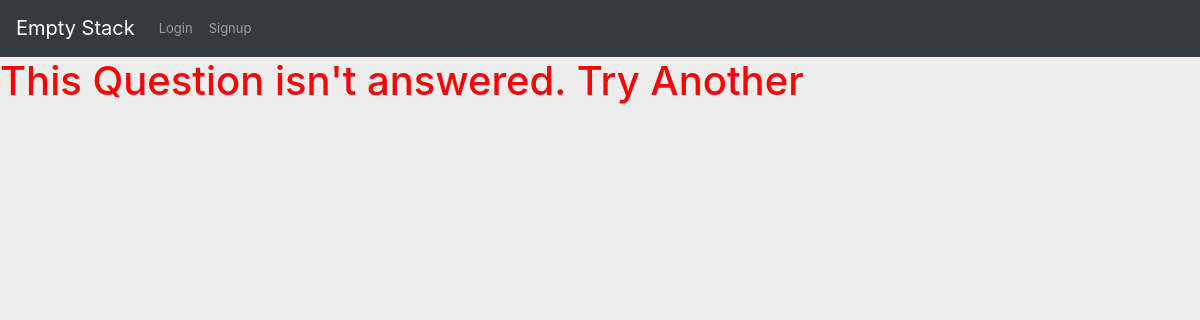
The app's page /show_answers/9, older data.
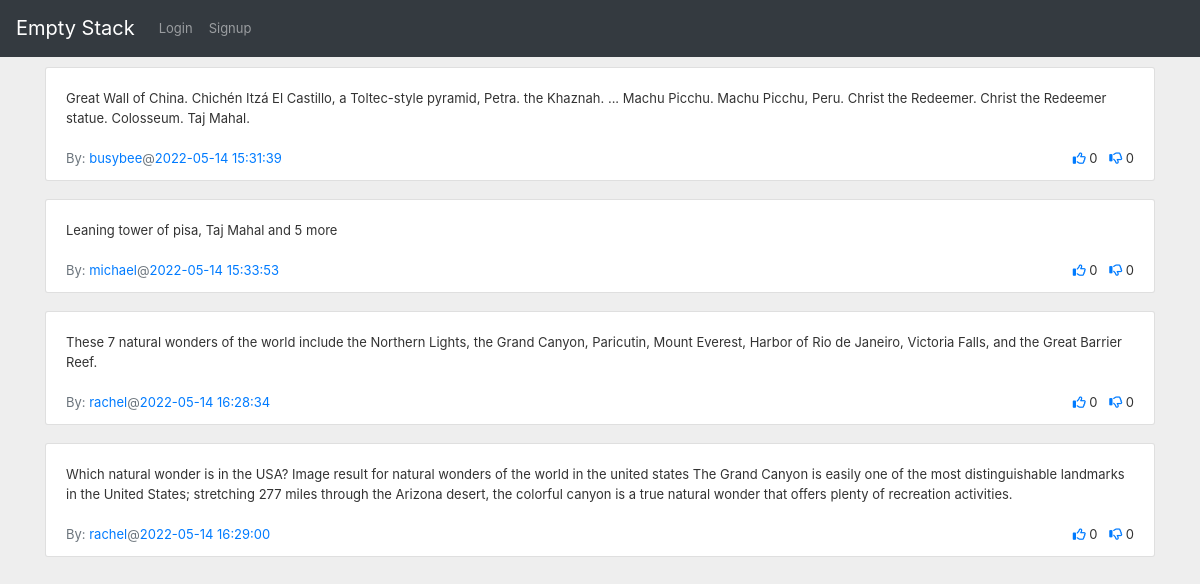
The same page, newer data.
### app.py (models this page shows)
class Answers(db.Model):
    answerid = db.Column(db.Integer, autoincrement=True, primary_key=True)
    userid = db.Column(db.Integer, ForeignKey(Users.userid))
    answer = db.Column(db.Text)
    questionid = db.Column(db.Integer, ForeignKey(Questions.questionid))
    timeposted = db.Column(db.DateTime, server_default=func.now())
    upvotes = db.Column(db.Integer, default=0)
    downvotes = db.Column(db.Integer, default=0)
    bestanswer = db.Column(db.Boolean, default=False)

class Users(db.Model):
    userid = db.Column(db.Integer, primary_key=True, autoincrement=True)
    username = db.Column(db.String, unique=True)
    firstname = db.Column(db.String)
    lastname = db.Column(db.String)
    email = db.Column(db.String)
    phone = db.Column(db.String)
    profile = db.Column(db.Text)
    rating = db.Column(db.Integer, default=0)
    city = db.Column(db.String)
    state = db.Column(db.String)
    country = db.Column(db.String)

### app.py (the view)
@app.route('/show_answers/<question_id>', methods=['GET', 'POST'])
def show_answers(question_id):
    session['question_id'] = question_id
    question_id = int(question_id)
    answers = Answers.query.filter_by(questionid=question_id).all()
    usernames = []
    list_of_upvotes = []
    list_of_downvotes = []
    for answer in answers:
        user = Users.query.filter_by(userid=answer.userid).first()
        user_upvote = Upvotes.query.filter_by(userid=session.get('userid'), answerid=answer.answerid).first()
        if user_upvote:
            list_of_upvotes.append(True)
        else:
            list_of_upvotes.append(False)
        user_downvote = Downvotes.query.filter_by(userid=session.get('userid'), answerid=answer.answerid).first()
        if user_downvote:
            list_of_downvotes.append(True)
        else:
            list_of_downvotes.append(False)
        usernames.append(user.username)
    question = Questions.query.filter_by(questionid=question_id).first()
    return render_template('answers.html',
                           answers=answers,
                           usernames=usernames,
                           list_of_upvotes=list_of_upvotes,
                           list_of_downvotes=list_of_downvotes,
                           question=question)

### templates/answers.html (shortened to what this page needs)
{% extends "base.html" %}
{% import "bootstrap/wtf.html" as wtf %}
{% block styles %}
    <link rel="stylesheet" href="{{url_for('.static', filename='css/answers.css')}}">
{% endblock %}
{% block content %}
    {% if not answers %}
        <h1 style="color: red">This Question isn't answered. Try Another</h1>
    {% endif %}
    {% for answer in answers %}
        <div class="container d-flex justify-content-center mt-10">
            {% if list_of_upvotes[loop.index-1] %}
                {% set upvote_icon_class = "fas fa-thumbs-up" %}
            {% else %}
                {% set upvote_icon_class = "far fa-thumbs-up" %}
            {% endif %}
            {% if list_of_downvotes[loop.index-1] %}
                {% set downvote_icon_class = "fas fa-thumbs-down" %}
            {% else %}
                {% set downvote_icon_class = "far fa-thumbs-down" %}
            {% endif %}
            <div class="w-100 overflow-auto order-2 order-md-1">
                <div class="card-group-control card-group-control-right">
                    <div class="card mb-2 w-100">
                        <div class="collapse show" >
                            <div class="card-body">
                                {{ answer.answer }}
                            </div>
                            <div class="card-footer bg-transparent d-sm-flex align-items-sm-center border-top-0 pt-0">
                                <a href="/profile/{{ answer.userid }}">
                                    <span class="text-muted">By: </span><span class="text-primary">{{ usernames[loop.index-1] }}</span>
                                </a>
                                <span class="text-muted">@</span><span class="text-primary">{{ answer.timeposted }}</span>
                                <ul class="list-inline text-nowrap mb-0 ml-auto mt-2 mt-sm-0">
                                    <li class="list-inline-item"><a href="/upvote-answer/{{ answer.answerid }}"><i class="{{ upvote_icon_class }}"></i></a> {{ answer.upvotes }}</li>
                                    <li class="list-inline-item"><a href="/downvote-answer/{{ answer.answerid }}"><i class="{{ downvote_icon_class }}"></i></a> {{ answer.downvotes }}</li>
                                </ul>
                            </div>
                        </div>
                    </div>
                </div>
            </div>
        </div>
    {% endfor %}
{% endblock %}

### templates/base.html (shortened to what this page needs)
<!DOCTYPE html>
<html lang="en">
<head>
    <link rel="stylesheet" href="https://cdn.jsdelivr.net/npm/bootstrap@4.3.1/dist/css/bootstrap.min.css">
    <link rel="stylesheet" href="https://cdnjs.cloudflare.com/ajax/libs/font-awesome/6.1.1/css/all.min.css" />
    <link rel="stylesheet" href="{{ url_for('static',filename='css/main.css') }}">
    {% block styles %}{% endblock %}
</head>
<body style="padding-top: 0px">
    <nav class="navbar navbar-expand-lg navbar-dark bg-dark">
      <a class="navbar-brand" href="/">Empty Stack</a>
      <div class="collapse navbar-collapse" id="navbarSupportedContent">
        <ul class="navbar-nav ms-auto">
            {% if not session.get('userid') %}
                 <li class="nav-item ">
                    <a class="nav-link" href="/login">Login <span class="sr-only">(current)</span></a>
                 </li>
                 <li class="nav-item">
                    <a class="nav-link" href="/signup">Signup <span class="sr-only">(current)</span></a>
                 </li>
            {% endif %}
        </ul>
      </div>
    </nav>
    {% block content %}{% endblock %}
</body>
</html>

### static/css/answers.css (style rules this page uses)
body { margin: 0; font-size: .8125rem; font-weight: 400; line-height: 1.5385; color: #333; text-align: left; background-color: #eee; }
.mt-10 { margin-top: 10px; }
a { text-decoration: none !important; }
.card { position: relative; display: -ms-flexbox; display: flex; -ms-flex-direction: column; flex-direction: column; min-width: 0; word-wrap: break-word; background-color: #fff; background-clip: border-box; border: 1px solid rgba(0,0,0,.125); border-radius: .1875rem; }
.w-100 { width: 100%!important; }

Row changes from the older to the newer data that the page shows:
added Answers: answer "Great Wall of China. Chichén Itzá El Castillo, a Toltec-style pyramid, Petra. the Khaznah. ... Machu Picchu. Machu Picchu, Peru. Christ the Redeemer. Christ the Redeemer statue. Colosseum. Taj Mahal.", timeposted "2022-05-14 15:31:39", upvotes "0", downvotes "0"
added Users: username "busybee"
added Answers: answer "Leaning tower of pisa, Taj Mahal and 5 more", timeposted "2022-05-14 15:33:53", upvotes "0", downvotes "0"
added Users: username "michael"
added Answers: answer "These 7 natural wonders of the world include the Northern Lights, the Grand Canyon, Paricutin, Mount Everest, Harbor of Rio de Janeiro, Victoria Falls, and the Great Barrier Reef.", timeposted "2022-05-14 16:28:34", upvotes "0", downvotes "0"
added Users: username "rachel"
added Answers: answer "Which natural wonder is in the USA? Image result for natural wonders of the world in the united states The Grand Canyon is easily one of the most distinguishable landmarks in the United States; stretching 277 miles through the Arizona desert, the colorful canyon is a true natural wonder that offers plenty of recreation activities.", timeposted "2022-05-14 16:29:00", upvotes "0", downvotes "0"
Text that changed along with them:
text no longer shown: "This Question isn't answered. Try Another"
